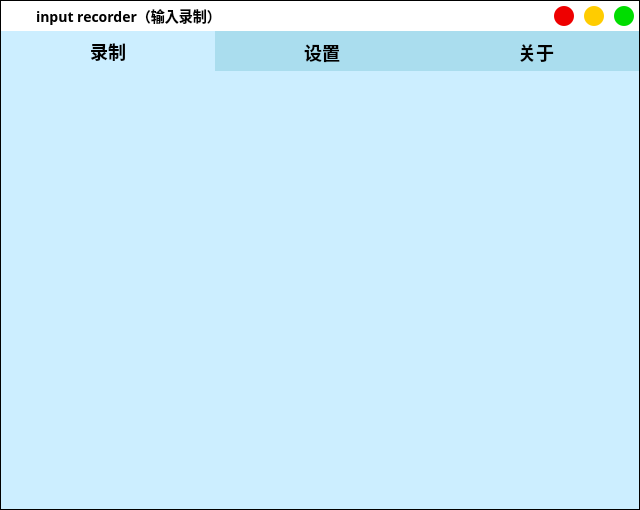
<?xml version="1.0" encoding="UTF-8"?>
<ui version="4.0">
 <class>MainUiClass</class>
 <widget class="QMainWindow" name="MainUiClass">
  <property name="geometry">
   <rect>
    <x>0</x>
    <y>0</y>
    <width>640</width>
    <height>510</height>
   </rect>
  </property>
  <property name="minimumSize">
   <size>
    <width>640</width>
    <height>510</height>
   </size>
  </property>
  <property name="maximumSize">
   <size>
    <width>640</width>
    <height>510</height>
   </size>
  </property>
  <property name="windowTitle">
   <string>MainUi</string>
  </property>
  <property name="windowIcon">
   <iconset resource="../.res/InputRecorder.qrc">
    <normaloff>:/icon.png</normaloff>:/icon.png</iconset>
  </property>
  <widget class="QWidget" name="client">
   <property name="styleSheet">
    <string notr="true">*{font-family:&quot;Microsoft YaHei&quot;;font-size:14px;}
#client{background-color:#CEF;border:1px solid black;}</string>
   </property>
   <layout class="QVBoxLayout" name="verticalLayout">
    <property name="spacing">
     <number>0</number>
    </property>
    <property name="leftMargin">
     <number>1</number>
    </property>
    <property name="topMargin">
     <number>1</number>
    </property>
    <property name="rightMargin">
     <number>1</number>
    </property>
    <property name="bottomMargin">
     <number>1</number>
    </property>
    <item>
     <widget class="QWidget" name="title" native="true">
      <property name="sizePolicy">
       <sizepolicy hsizetype="Preferred" vsizetype="Fixed">
        <horstretch>0</horstretch>
        <verstretch>0</verstretch>
       </sizepolicy>
      </property>
      <property name="minimumSize">
       <size>
        <width>0</width>
        <height>30</height>
       </size>
      </property>
      <property name="maximumSize">
       <size>
        <width>16777215</width>
        <height>30</height>
       </size>
      </property>
      <property name="styleSheet">
       <string notr="true">*{font-size:14px;}
#title{background-color:white;}</string>
      </property>
      <layout class="QHBoxLayout" name="horizontalLayout">
       <property name="spacing">
        <number>10</number>
       </property>
       <property name="leftMargin">
        <number>5</number>
       </property>
       <property name="topMargin">
        <number>5</number>
       </property>
       <property name="rightMargin">
        <number>5</number>
       </property>
       <property name="bottomMargin">
        <number>5</number>
       </property>
       <item>
        <widget class="QLabel" name="lbIcon">
         <property name="sizePolicy">
          <sizepolicy hsizetype="Fixed" vsizetype="Fixed">
           <horstretch>0</horstretch>
           <verstretch>0</verstretch>
          </sizepolicy>
         </property>
         <property name="minimumSize">
          <size>
           <width>20</width>
           <height>20</height>
          </size>
         </property>
         <property name="mouseTracking">
          <bool>true</bool>
         </property>
         <property name="styleSheet">
          <string notr="true">background:none;border-image:url(:/icon.png);</string>
         </property>
         <property name="text">
          <string/>
         </property>
        </widget>
       </item>
       <item>
        <widget class="QLabel" name="lbTitle">
         <property name="sizePolicy">
          <sizepolicy hsizetype="Preferred" vsizetype="Fixed">
           <horstretch>0</horstretch>
           <verstretch>0</verstretch>
          </sizepolicy>
         </property>
         <property name="maximumSize">
          <size>
           <width>16777215</width>
           <height>20</height>
          </size>
         </property>
         <property name="font">
          <font>
           <family>Microsoft YaHei</family>
           <pointsize>-1</pointsize>
           <weight>75</weight>
           <bold>true</bold>
          </font>
         </property>
         <property name="mouseTracking">
          <bool>true</bool>
         </property>
         <property name="styleSheet">
          <string notr="true">background:none;font-family:&quot;Microsoft YaHei&quot;;
font-size:14px;</string>
         </property>
         <property name="text">
          <string>input recorder（输入录制）</string>
         </property>
        </widget>
       </item>
       <item>
        <spacer name="titleSpacer">
         <property name="orientation">
          <enum>Qt::Horizontal</enum>
         </property>
         <property name="sizeHint" stdset="0">
          <size>
           <width>0</width>
           <height>0</height>
          </size>
         </property>
        </spacer>
       </item>
       <item>
        <widget class="QPushButton" name="bnClose">
         <property name="sizePolicy">
          <sizepolicy hsizetype="Fixed" vsizetype="Fixed">
           <horstretch>30</horstretch>
           <verstretch>20</verstretch>
          </sizepolicy>
         </property>
         <property name="minimumSize">
          <size>
           <width>20</width>
           <height>20</height>
          </size>
         </property>
         <property name="focusPolicy">
          <enum>Qt::ClickFocus</enum>
         </property>
         <property name="toolTip">
          <string>关闭</string>
         </property>
         <property name="styleSheet">
          <string notr="true">QPushButton{background-color:#E00;width:20px;height:20px;border-radius:10px;}
QPushButton:hover{background-color:#C00;}</string>
         </property>
         <property name="text">
          <string/>
         </property>
        </widget>
       </item>
       <item>
        <widget class="QPushButton" name="bnHide">
         <property name="sizePolicy">
          <sizepolicy hsizetype="Fixed" vsizetype="Fixed">
           <horstretch>30</horstretch>
           <verstretch>20</verstretch>
          </sizepolicy>
         </property>
         <property name="minimumSize">
          <size>
           <width>20</width>
           <height>20</height>
          </size>
         </property>
         <property name="focusPolicy">
          <enum>Qt::ClickFocus</enum>
         </property>
         <property name="toolTip">
          <string>隐藏</string>
         </property>
         <property name="styleSheet">
          <string notr="true">QPushButton{background-color:#FC0;width:20px;height:20px;border-radius:10px;}
QPushButton:hover{background-color:#DA0;}</string>
         </property>
         <property name="text">
          <string/>
         </property>
        </widget>
       </item>
       <item>
        <widget class="QPushButton" name="bnMin">
         <property name="sizePolicy">
          <sizepolicy hsizetype="Fixed" vsizetype="Fixed">
           <horstretch>30</horstretch>
           <verstretch>20</verstretch>
          </sizepolicy>
         </property>
         <property name="minimumSize">
          <size>
           <width>20</width>
           <height>20</height>
          </size>
         </property>
         <property name="focusPolicy">
          <enum>Qt::ClickFocus</enum>
         </property>
         <property name="toolTip">
          <string>最小化</string>
         </property>
         <property name="styleSheet">
          <string notr="true">QPushButton{background-color:#0D0;width:20px;height:20px;border-radius:10px;}
QPushButton:hover{background-color:#0B0}</string>
         </property>
         <property name="text">
          <string/>
         </property>
        </widget>
       </item>
      </layout>
     </widget>
    </item>
    <item>
     <widget class="QTabWidget" name="tabWidget">
      <property name="font">
       <font>
        <family>Microsoft YaHei</family>
        <pointsize>-1</pointsize>
        <weight>75</weight>
        <bold>true</bold>
       </font>
      </property>
      <property name="focusPolicy">
       <enum>Qt::ClickFocus</enum>
      </property>
      <property name="styleSheet">
       <string notr="true">QTabBar::tab{width:214;height:40px;font-size:18px;}
QTabBar::tab{background-color:#ADE;}
QTabBar::tab:selected{background-color:#CEF;}
QTabBar::tab:first:selected{background-color:#CEF;}
QTabBar::tab:last:selected{background-color:#CEF;}
QTabWidget{border:none;}
#tabRecord{background-color:#CEF;}
#tabSettings{background-color:#CEF;}
#tabAbout{background-color:#CEF;}</string>
      </property>
      <property name="tabPosition">
       <enum>QTabWidget::North</enum>
      </property>
      <property name="tabShape">
       <enum>QTabWidget::Rounded</enum>
      </property>
      <property name="currentIndex">
       <number>0</number>
      </property>
      <property name="elideMode">
       <enum>Qt::ElideNone</enum>
      </property>
      <property name="usesScrollButtons">
       <bool>false</bool>
      </property>
      <property name="documentMode">
       <bool>true</bool>
      </property>
      <widget class="QWidget" name="tabRecord">
       <attribute name="title">
        <string>录制</string>
       </attribute>
      </widget>
      <widget class="QWidget" name="tabSettings">
       <attribute name="title">
        <string>设置</string>
       </attribute>
      </widget>
      <widget class="QWidget" name="tabAbout">
       <attribute name="title">
        <string>关于</string>
       </attribute>
      </widget>
     </widget>
    </item>
   </layout>
  </widget>
 </widget>
 <layoutdefault spacing="6" margin="11"/>
 <resources>
  <include location="../.res/InputRecorder.qrc"/>
 </resources>
 <connections/>
</ui>
